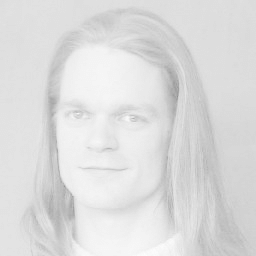
#> input picture image1.jpg, 256 x 256 px
$ jupyter execute Qa.ipynb
#> lines starting #> are read from the running program, lines starting #| are printed output that depends on the picture
[cell 1]
import numpy as np
import cv2
from matplotlib import pyplot as plt

# Question 1:

## Part a

[cell 2]
# code here
# first define a function for calculating histogram
# you are free to use libraries
def calc_hist(image):
    '''
    you are free to use libraries
    calculate image histogram
    input(s):
      image (ndarray): input image
    output(s):
      hist (ndarray): computed input image histogram
    '''
    #######################
    hist = np.zeros((256), np.int_)

    for i in range(image.shape[0]):
        for j in range(image.shape[1]):
            hist[image[i][j]] += 1
    #######################

    return(hist)

[cell 3]
# code here
# define a function (stretch) for stretching(input:image , output: stretched image)

def stretch_hist(image):
  '''
  don't use libraries
  input(s):
    image (ndarray): input image
  output(s):
    output_image (ndarray): enhanced image with histogram stretching
  '''
  output_image = image.copy()
  histogram = calc_hist(image)

  #######################
  for start in range(len(histogram)):
    if histogram[start] != 0:
        break

  for end in range(len(histogram)-1, 0, -1):
    if histogram[end] != 0:
        break

  output_image = (((output_image - start) / (end - start)) * 255).astype(np.uint8)
  #######################

  return output_image

[cell 4]
# code here
# define a function (Clip) for Clipping(input:image , output: Clipped image)

def clip_hist(image, min_value, max_value):
  '''
  don't use libraries
  input(s):
    image (ndarray): input image
    min_value : min value of the histogram which you wanna clip.
    max_value : max value of the histogram which you wanna clip.
  output(s):
    output_image (ndarray): enhanced image with histogram clipping
  '''
  output_image = image.copy()

  #######################
  histogram = calc_hist(output_image)

  n = output_image.shape[0] * output_image.shape[1]
  min_value = min_value / 100
  max_value = (100-max_value) / 100

  counter = 0
  for start in range(256):
      counter += histogram[start]

      if (counter >= n*min_value):
          break

  counter = 0
  for end in range(255, 0, -1):
      counter += histogram[end]

      if (counter >= n*max_value):
          break

  output_image = np.where(output_image < start, start, np.where(output_image > end, end, output_image))
  output_image = (((output_image - start) / (end - start)) * 255).clip(0, 255).astype("uint8")
  #######################

  return output_image

## Part b

[cell 5]
# define "image1" here

#######################
image1 = cv2.imread('image1.jpg', 0)
#> image1 is the input picture: shape (256, 256); min 143, max 253, mean 220.5
histogram = calc_hist(image1)
#> histogram = 256 values, max 6785 at index 221, min 0 at index 0, mean 256
#######################

[cell 6]
plt.imshow(image1, cmap='gray')
plt.show()

[cell 7]
plt.figure()
plt.bar(np.arange(256), histogram, color='c')
plt.title("Histogram")
plt.show()
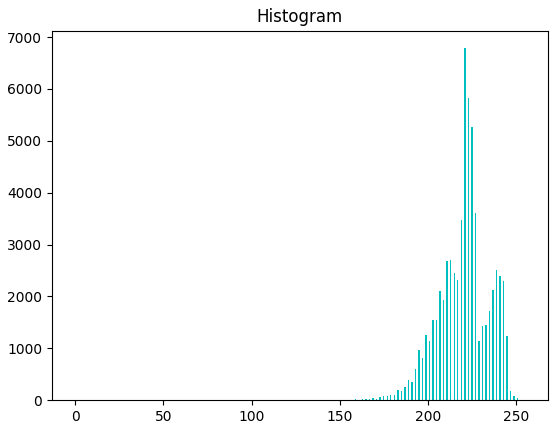
#> figure drawn by matplotlib, 1 panel; tallest bar 6785 high, from x = 220.6 to 221.4

[cell 8]
# use clip_hist and stretch_hist function to improve quality of the image and show it

#######################
stretched_img = stretch_hist(image1)
#> the loop in stretch_hist, `for start in range(len(histogram)):` made 144 passes
#> the loop in stretch_hist, `for end in range(len(histogram)-1, 0, -1):` made 3 passes
#> end on passes 1 to 3: 255, 254, 253
#> in stretch_hist, `output_image = (((output_image - start) / (end - start)) * 255).astype..`:
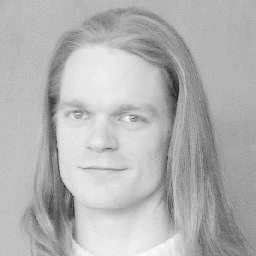
#> output_image: shape (256, 256); min 0, max 255, mean 179.1
plt.imshow(stretched_img, cmap='gray')
plt.show()

stretched_hist = calc_hist(stretched_img)
#> stretched_hist = 256 values, max 6785 at index 180, min 0 at index 1, mean 256
plt.figure()
plt.bar(np.arange(256), stretched_hist, color='c')
plt.show()
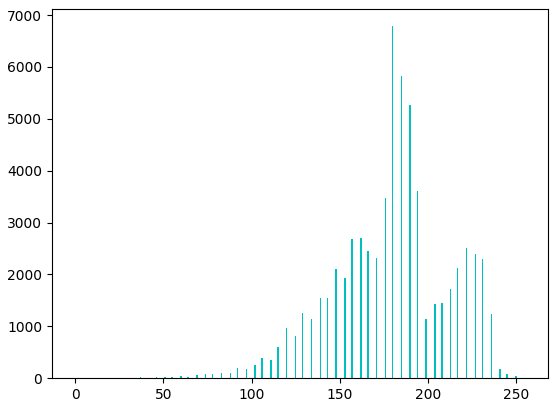
#> figure drawn by matplotlib, 1 panel; tallest bar 6785 high, from x = 179.6 to 180.4
#######################

[cell 9]
clipped_img = clip_hist(image1, 2, 98)
#> after the loop in clip_hist, `for start in range(256):`: counter = 1611
#> the loop in clip_hist, `for end in range(255, 0, -1):` made 11 passes
#> counter on passes 1 to 11: 0, 0, 3, 3, 38, 38, 126, 126, 309, 309, 1538
#> after the loop in clip_hist, `for end in range(255, 0, -1):`: counter = 1538
#> in clip_hist, `output_image = (((output_image - start) / (end - start)) * 255).clip(0..`:
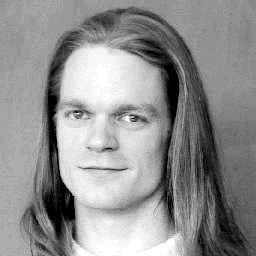
#> output_image: shape (256, 256); min 0, max 255, mean 143.4
plt.imshow(clipped_img, cmap='gray')

clipped_hist = calc_hist(clipped_img)
#> clipped_hist = 256 values, max 6785 at index 145, min 0 at index 1, mean 256
plt.figure()
plt.bar(np.arange(256), clipped_hist, color='c')
plt.show()
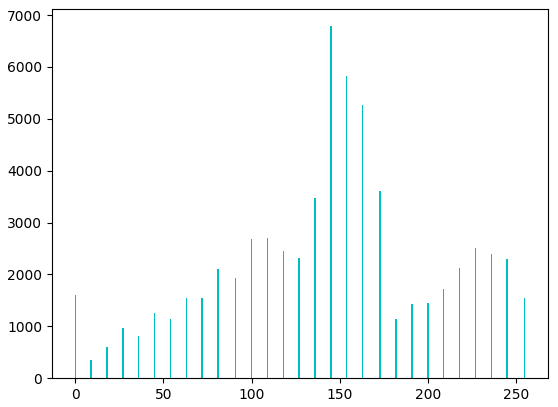
#> figure drawn by matplotlib, 1 panel; tallest bar 6785 high, from x = 144.6 to 145.4
